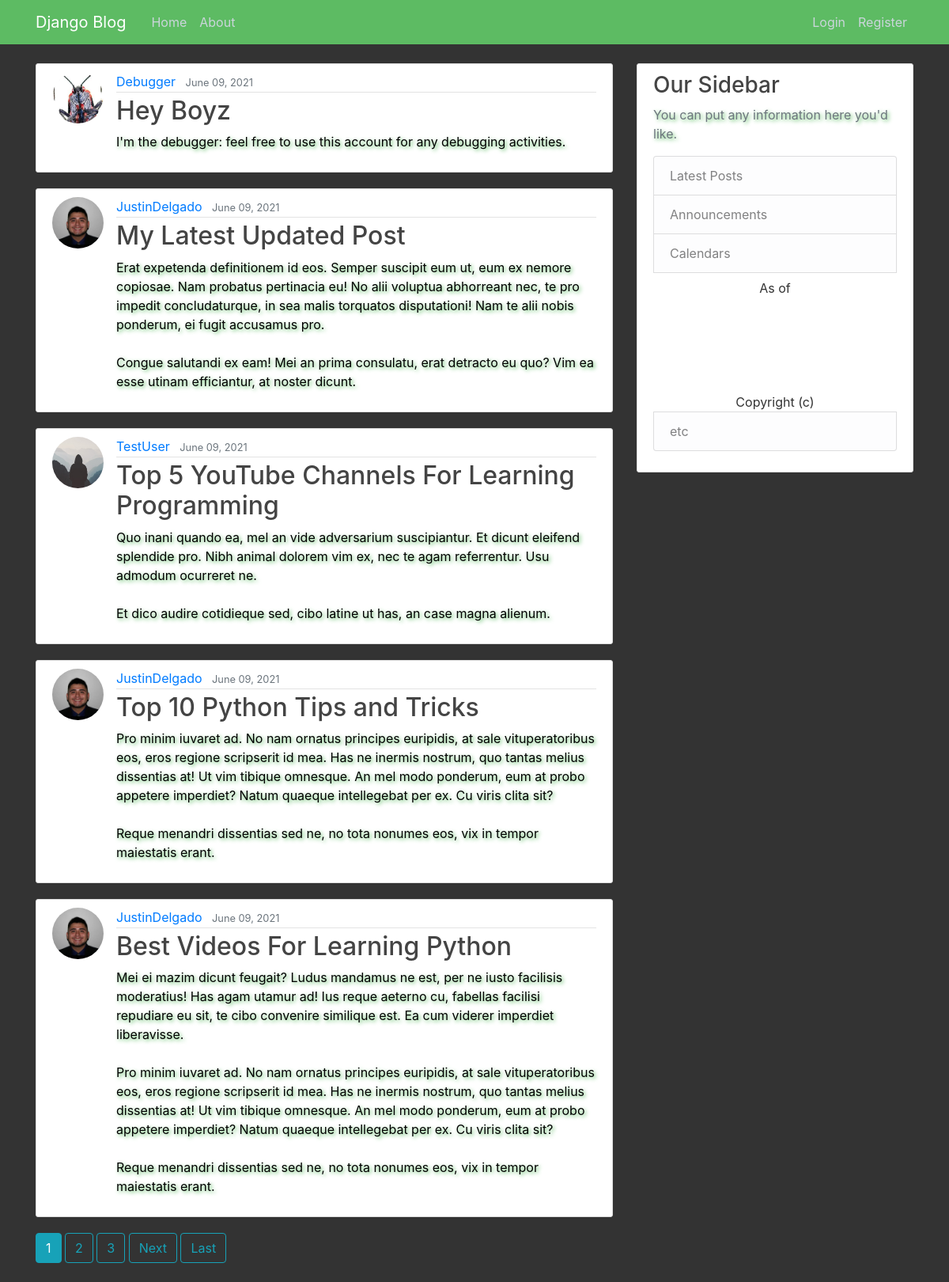
The page / on the database its author committed.
### blog/models.py (models this page shows, shortened)
class Post(models.Model):
    title = models.CharField(max_length=100)
    content = models.TextField()
    date_posted = models.DateTimeField(default=timezone.now)
    author = models.ForeignKey(User, on_delete=models.CASCADE)

### users/models.py (models this page shows, shortened)
class Profile(models.Model):
    user = models.OneToOneField(User, on_delete=models.CASCADE)
    image = models.ImageField(default='default.jpg', upload_to='profile_pics')

### blog/views.py (the view)
# urls.py: path('', PostListView.as_view(), name='blog-home'),
class PostListView(ListView):
    model = Post
    template_name = 'blog/home.html'  # <app>/<model>_<viewtype>.html
    context_object_name = 'posts'
    ordering = ['-date_posted']
    paginate_by = 5

### blog/templates/blog/home.html (shortened to what this page needs)
{% extends "blog/base.html" %}
{% block content %}
    {% for post in posts %}
        <article class="media content-section">
          <img class="rounded-circle article-img" src="{{ post.author.profile.image.url }}">
          <div class="media-body">
            <div class="article-metadata">
              <a class="mr-2" href="{% url 'user-posts' post.author.username %}">{{ post.author }}</a>
              <small class="text-muted">{{ post.date_posted|date:"F d, Y" }}</small>
            </div>
            <h2><a class="article-title" href="{% url 'post-detail' post.id %}">{{ post.title }}</a></h2>
            <p class="article-content">{{ post.content }}</p>
          </div>
        </article>
    {% endfor %}
    {% if is_paginated %}
      {% for num in page_obj.paginator.page_range %}
        {% if page_obj.number == num %}
          <a class="btn btn-info mb-4" href="?page={{ num }}">{{ num }}</a>
        {% elif num > page_obj.number|add:'-3' and num < page_obj.number|add:'3' %}
          <a class="btn btn-outline-info mb-4" href="?page={{ num }}">{{ num }}</a>
        {% endif %}
      {% endfor %}
      {% if page_obj.has_next %}
        <a class="btn btn-outline-info mb-4" href="?page={{ page_obj.next_page_number }}">Next</a>
        <a class="btn btn-outline-info mb-4" href="?page={{ page_obj.paginator.num_pages }}">Last</a>
      {% endif %}
    {% endif %}
{% endblock content %}

### blog/static/blog/main.css (style rules this page uses)
body { background: #333; color: #333333; margin-top: 5rem; }
h1, h2, h3, h4, h5, h6 { color: #444444; }
p { color: black; text-shadow: 2px 2px 5px #5dbb63; }
.content-section { background: #ffffff; padding: 10px 20px; border: 1px solid #dddddd; border-radius: 3px; margin-bottom: 20px; }
.article-title { color: #444444; }
.article-content { white-space: pre-line; }
.article-img { height: 65px; width: 65px; margin-right: 16px; }
.article-metadata { padding-bottom: 1px; margin-bottom: 4px; border-bottom: 1px solid #e3e3e3 }

### rows shown on the page
Post: author.profile.image (picture), author "Debugger", date_posted "June 09, 2021", title "Hey Boyz", content "I'm the debugger: feel free to use this account for any debugging activities."
Post: author.profile.image (picture), author "JustinDelgado", date_posted "June 09, 2021", title "My Latest Updated Post", content "Erat expetenda definitionem id eos. Semper suscipit eum ut, eum ex nemore copiosae. Nam probatus pertinacia eu! No alii voluptua abhorreant nec, te pro impedit concludaturque, in sea malis torquatos disputationi! Nam te alii nobis ponderum, ei fugit accusamus pro. Congue salutandi ex eam! Mei an prima consulatu, erat detracto eu quo? Vim ea esse utinam efficiantur, at noster dicunt."
Post: author.profile.image (placeholder picture), author "TestUser", date_posted "June 09, 2021", title "Top 5 YouTube Channels For Learning Programming", content "Quo inani quando ea, mel an vide adversarium suscipiantur. Et dicunt eleifend splendide pro. Nibh animal dolorem vim ex, nec te agam referrentur. Usu admodum ocurreret ne. Et dico audire cotidieque sed, cibo latine ut has, an case magna alienum."
Post: author.profile.image (picture), author "JustinDelgado", date_posted "June 09, 2021", title "Top 10 Python Tips and Tricks", content "Pro minim iuvaret ad. No nam ornatus principes euripidis, at sale vituperatoribus eos, eros regione scripserit id mea. Has ne inermis nostrum, quo tantas melius dissentias at! Ut vim tibique omnesque. An mel modo ponderum, eum at probo appetere imperdiet? Natum quaeque intellegebat per ex. Cu viris clita sit? Reque menandri dissentias sed ne, no tota nonumes eos, vix in tempor maiestatis erant."
Post: author.profile.image (picture), author "JustinDelgado", date_posted "June 09, 2021", title "Best Videos For Learning Python", content "Mei ei mazim dicunt feugait? Ludus mandamus ne est, per ne iusto facilisis moderatius! Has agam utamur ad! Ius reque aeterno cu, fabellas facilisi repudiare eu sit, te cibo convenire similique est. Ea cum viderer imperdiet liberavisse. Pro minim iuvaret ad. No nam ornatus principes euripidis, at sale vituperatoribus eos, eros regione scripserit id mea. Has ne inermis nostrum, quo tantas melius dissentias at! Ut vim tibique omnesque. An mel modo ponderum, eum at probo appetere imperdiet? Natum quaeque intellegebat per ex. Cu viris clita sit? Reque menandri dissentias sed ne, no tota nonumes eos, vix in tempor maiestatis erant."

### other values the page prints
{{ num }} "1"
{{ num }} "2" "3"
